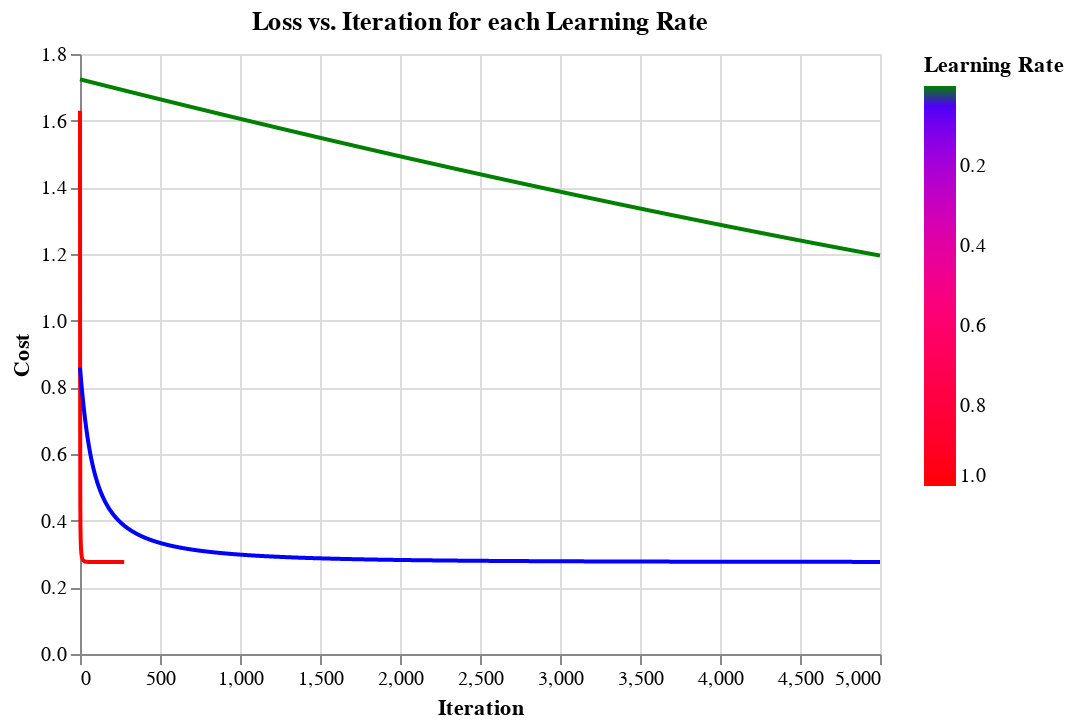

The code cell stored with this chart in its notebook:
### Markdown cell above
**(h)** Implementing Logistic Regression Model

### Code cell
%%capture --no-display
lrates = [1, .01, .0001]
plots = None
for lr in lrates:
    model = Logistic_regression()

    model.fit(
        train.loc[:, ['x1', 'x2']], 
        train.loc[:, 'y'], 
        lr)

    if plots is not None:

        plots = pd.concat(
            [plots, 
            pd.DataFrame(
                {lr: model.learning_curve(
                    train.loc[:, ['x1', 'x2']], 
                    train.loc[:, 'y'])})], 
                    axis = 1)
        
        model.learning_curve(
            test.loc[:, ['x1', 'x2']], 
            test.loc[:, 'y'])

    else:

        plots = pd.DataFrame(
            {lr: model.learning_curve(
                train.loc[:, ['x1', 'x2']],
                train.loc[:, 'y'])})

        model.learning_curve(
            test.loc[:, ['x1', 'x2']], 
            test.loc[:, 'y'])

alt.data_transformers.disable_max_rows()

alt.Chart(plots.reset_index(names = ['Iteration']).melt(
    id_vars = 'Iteration', 
    var_name = 'Learning Rate', 
    value_name = 'Cost'),
        title = "Loss vs. Iteration for each Learning Rate").mark_line().encode(
            x = 'Iteration', 
            y = 'Cost', 
            color = alt.Color('Learning Rate', scale = alt.Scale(
                domain = lrates,
                range = ['red', 'blue', 'green'])))

### Figure 1 — Vega-Lite specification as saved in the notebook (floating-point values rounded to 4 significant figures; data arrays with more than 128 entries replaced by an {"elided": "..."} marker saying what was removed)
{"config": {"view": {"continuousWidth": 400, "continuousHeight": 300}}, "data": {"name": "data-cf3e1b8598a833dd0dcdb446bd5e36cf"}, "mark": "line", "encoding": {"color": {"field": "Learning Rate", "scale": {"domain": [1, 0.01, 0.0001], "range": ["red", "blue", "green"]}, "type": "quantitative"}, "x": {"field": "Iteration", "type": "quantitative"}, "y": {"field": "Cost", "type": "quantitative"}}, "title": "Loss vs. Iteration for each Learning Rate", "$schema": "https://vega.github.io/schema/vega-lite/v4.17.0.json", "datasets": {"data-cf3e1b8598a833dd0dcdb446bd5e36cf": {"elided": "15003 records"}}}
